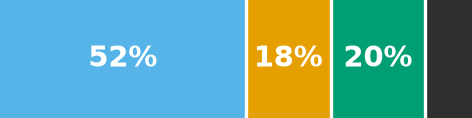

Python code for this plot:
"""panel_softbar: 概率软标签水平堆叠条(40x10mm,满幅无边距)。
比例 C-(A)-S-H 0.52 / 熟料 0.18 / SCM 0.20 / 孔隙 0.10,颜色取 field.PHASE_COLORS。"""
import os
import sys

import matplotlib
matplotlib.use("Agg")
import matplotlib.pyplot as plt

sys.path.insert(0, os.path.dirname(os.path.dirname(os.path.abspath(__file__))))
from field import PALETTE

W_MM, H_MM = 40.0, 10.0

# (名称, 比例, 颜色) —— 按契约给定顺序排布
SEGMENTS = [
    ("csh",     0.52, PALETTE["csh"]),      # C-(A)-S-H
    ("clinker", 0.18, PALETTE["clinker"]),  # 熟料
    ("scm",     0.20, PALETTE["scm"]),      # SCM
    ("pore",    0.10, PALETTE["pore"]),     # 孔隙
]

fig = plt.figure(figsize=(W_MM / 25.4, H_MM / 25.4))
ax = fig.add_axes([0, 0, 1, 1])
ax.axis("off")
ax.set_xlim(0, 1)
ax.set_ylim(0, 1)

# 段矩形(满幅铺满,相邻排布)
x = 0.0
edges = []  # 段内部边界位置(用于白缝)
texts = []
spans = []  # (x0, x1) 供文字省略判断
for i, (_, frac, color) in enumerate(SEGMENTS):
    ax.axvspan(x, x + frac, color=color, lw=0)
    t = ax.text(x + frac / 2, 0.5, f"{frac * 100:.0f}%",
                ha="center", va="center", color="white",
                fontsize=7, fontweight="bold")
    texts.append(t)
    spans.append((x, x + frac))
    x += frac
    if i < len(SEGMENTS) - 1:
        edges.append(x)

# 段间细白缝(覆盖在边界上,~0.8pt)
for e in edges:
    ax.axvline(e, color="white", lw=0.8, zorder=5)

# 段太窄放不下数字则省略:用渲染器实测文字宽度与段宽比较
fig.canvas.draw()
renderer = fig.canvas.get_renderer()
panel_w_px = fig.get_size_inches()[0] * fig.dpi
pad_px = 2.0  # 每侧最少留白(含白缝)
for t, (x0, x1) in zip(texts, spans):
    text_w_px = t.get_window_extent(renderer).width
    seg_w_px = (x1 - x0) * panel_w_px
    if text_w_px > seg_w_px - 2 * pad_px:
        t.set_visible(False)

out = "panels/panel_softbar.png"
fig.savefig(out, dpi=300)
print("saved", out)
